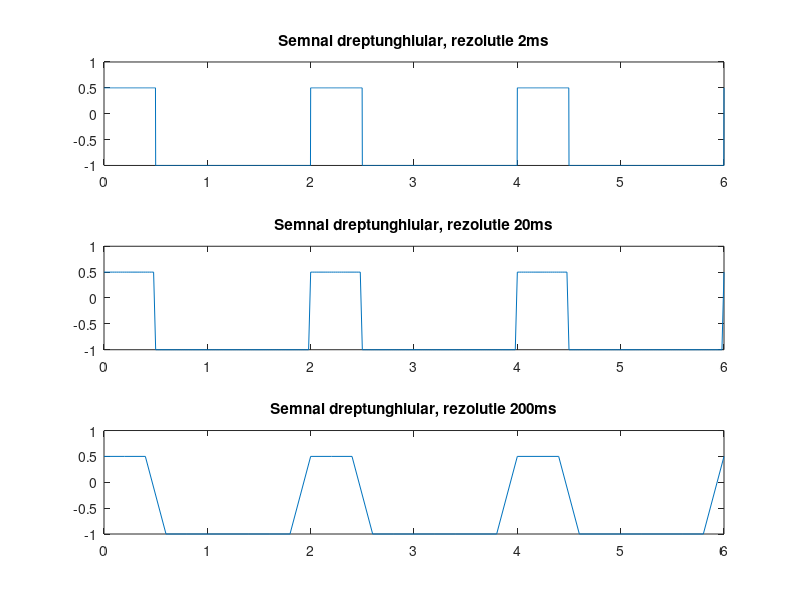

Write MATLAB code to recreate this figure.
%%%Exercitiul 1:
%Semnal dreptunghiular, Ts1=2ms
T=2; %%Setarea perioadei
Ts1=2e-3;  %% Setarea perioadei de esantionare(rezolutia temporara)
t=0:Ts1:3*T;
y=0.75*square(2*pi*1/T*t,25)-0.25;  %%Semnal dreptunghiular,duty cycle 25%
subplot(3,1,1)
plot(t,y), title('Semnal dreptunghiular, rezolutie 2ms')
%Semnal dreptunghiular, Ts2=20ms
Ts2=2e-2;
t=0:Ts2:3*T;
y=0.75*square(2*pi*1/T*t,25)-0.25;  %%Semnal dreptunghiular,duty cycle 25%
subplot(3,1,2)
plot(t,y),title('Semnal dreptunghiular, rezolutie 20ms')
%Semnal dreptunghiular, Ts3=200ms
Ts3=2e-1;
t=0:Ts3:3*T;
y=0.75*square(2*pi*1/T*t,25)-0.25;  %%Semnal dreptunghiular,duty cycle 25%
subplot(3,1,3)
plot(t,y),title('Semnal dreptunghiular, rezolutie 200ms')